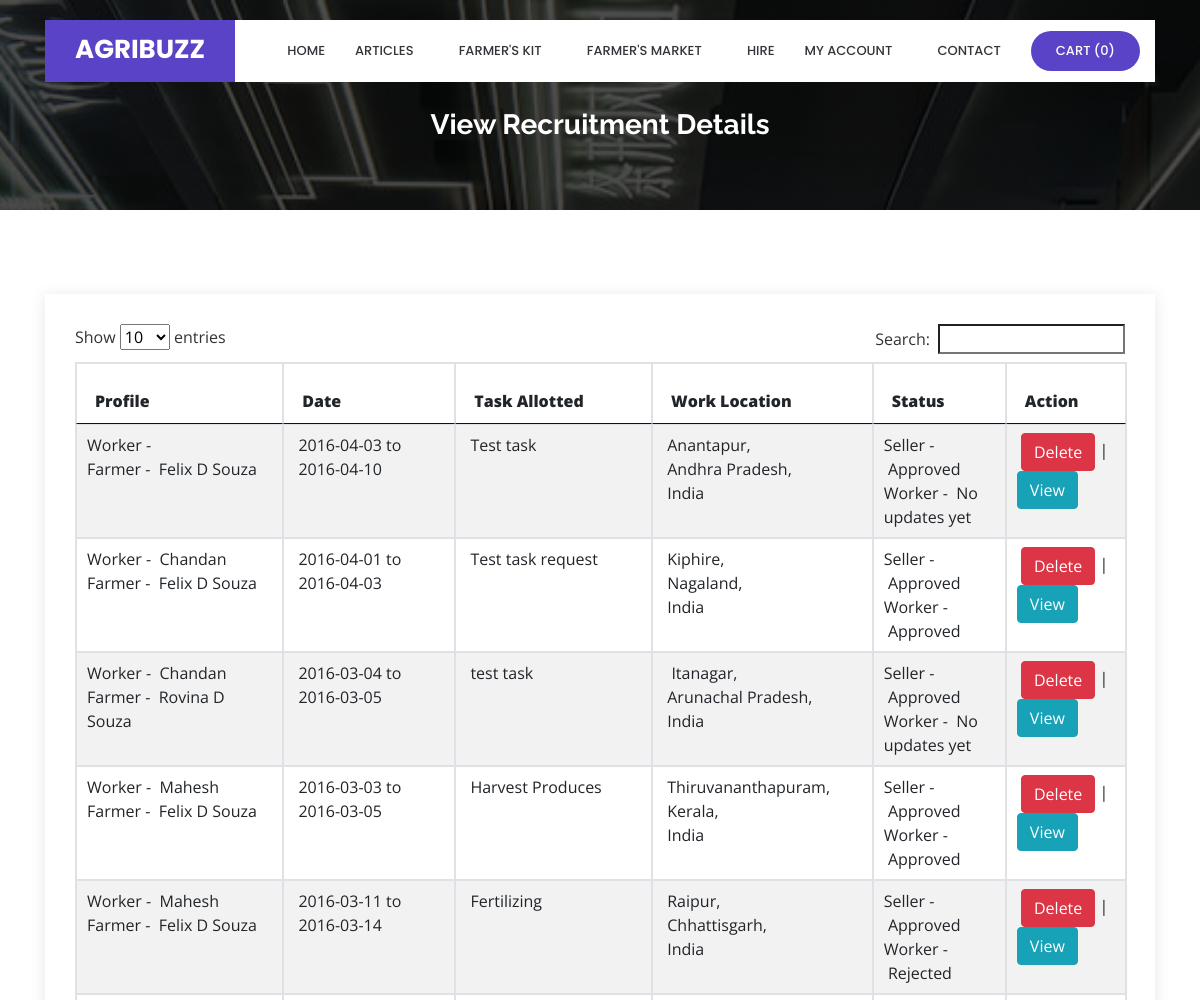
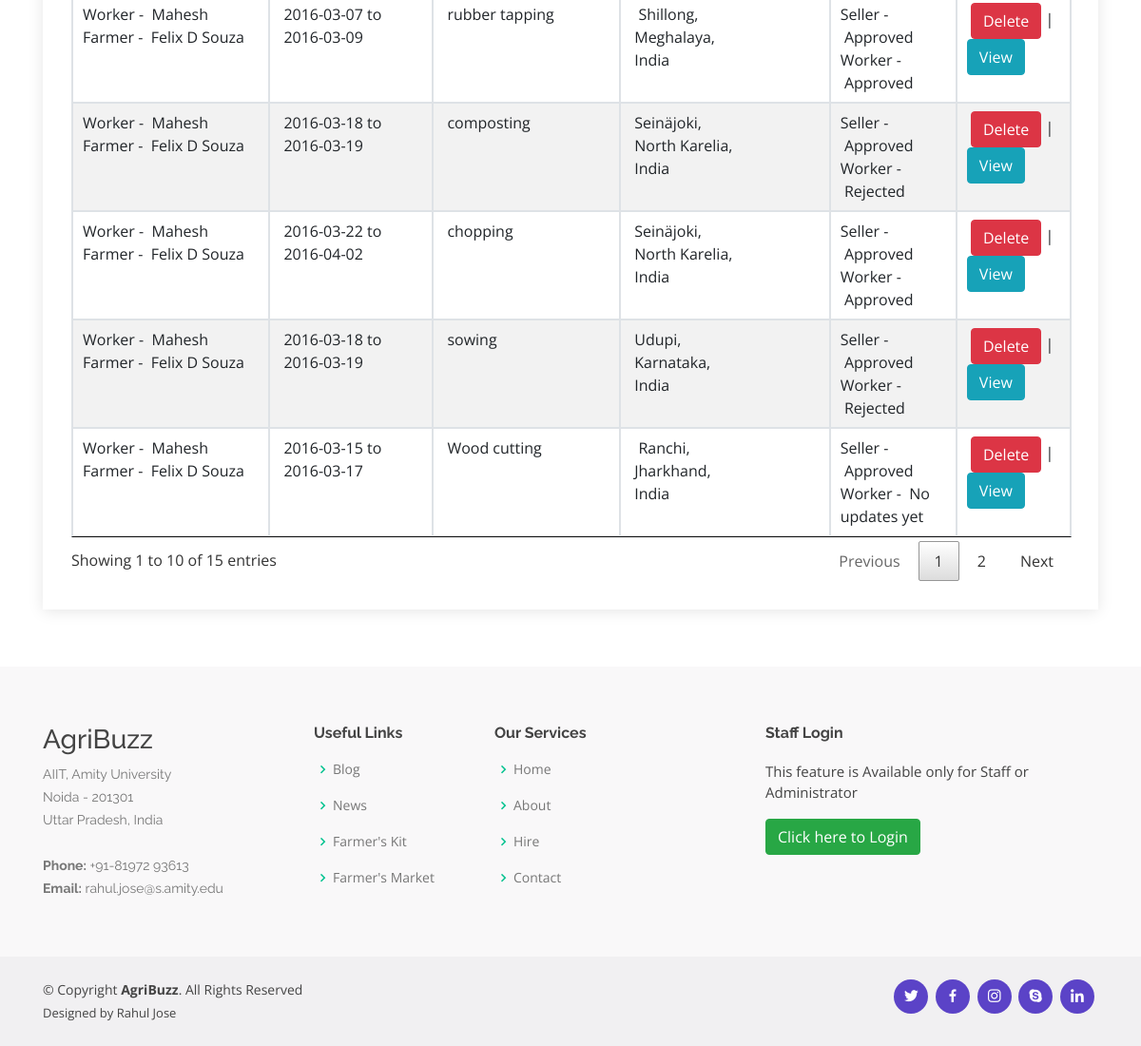
The page /viewworkerrequest.php on the database its author committed (2 pictures, top to bottom).
### tables this page shows
CREATE TABLE `worker_request` (
  `worker_request_id` int(10) NOT NULL,
  `worker_id` int(10) NOT NULL,
  `seller_id` int(10) NOT NULL,
  `from_date` date NOT NULL,
  `to_date` date NOT NULL,
  `task` text NOT NULL,
  `country_id` int(10) NOT NULL,
  `state_id` int(10) NOT NULL,
  `city_id` int(10) NOT NULL,
  `salary` float(10,2) NOT NULL,
  `salary_type` varchar(20) NOT NULL,
  `seller_status` varchar(20) NOT NULL,
  `worker_status` varchar(20) NOT NULL,
  `seller_comment` text NOT NULL,
  `worker_comment` text NOT NULL
);

CREATE TABLE `worker` (
  `worker_id` int(10) NOT NULL,
  `name` varchar(50) NOT NULL,
  `address` text NOT NULL,
  `state_id` int(10) NOT NULL,
  `city_id` int(10) NOT NULL,
  `country_id` int(10) NOT NULL,
  `pincode` varchar(10) NOT NULL,
  `work_profile` text NOT NULL,
  `biodata` varchar(100) NOT NULL,
  `contactno` varchar(15) NOT NULL,
  `date_of_birth` date NOT NULL,
  `login_id` varchar(100) NOT NULL,
  `password` varchar(100) NOT NULL,
  `expected_salary` float(10,2) NOT NULL,
  `status` varchar(10) NOT NULL
);

CREATE TABLE `seller` (
  `seller_id` int(10) NOT NULL,
  `seller_name` varchar(25) NOT NULL,
  `seller_address` text NOT NULL,
  `state_id` int(10) NOT NULL,
  `country_id` int(10) NOT NULL,
  `city_id` int(10) NOT NULL,
  `pincode` varchar(10) NOT NULL,
  `contact_number` varchar(15) NOT NULL,
  `mobile_no` varchar(10) NOT NULL,
  `email_id` varchar(50) NOT NULL,
  `password` varchar(25) NOT NULL,
  `bank_name` varchar(50) NOT NULL,
  `bank_branch` varchar(50) NOT NULL,
  `bank_IFSC` varchar(25) NOT NULL,
  `bank_acno` varchar(25) NOT NULL,
  `status` varchar(10) NOT NULL
);

CREATE TABLE `city` (
  `city_id` int(10) NOT NULL,
  `country_id` int(10) NOT NULL,
  `state_id` int(10) NOT NULL,
  `city` varchar(25) NOT NULL,
  `description` text NOT NULL,
  `status` varchar(10) NOT NULL
);

CREATE TABLE `state` (
  `state_id` int(10) NOT NULL,
  `country_id` int(10) NOT NULL,
  `state` varchar(25) NOT NULL,
  `description` text NOT NULL,
  `status` varchar(10) NOT NULL
);

CREATE TABLE `country` (
  `country_id` int(10) NOT NULL,
  `country` varchar(25) NOT NULL,
  `description` text NOT NULL,
  `status` varchar(10) NOT NULL
);

### viewworkerrequest.php (the view, shortened to what this page needs)
<?php
include("header.php");
include("dbconnection.php");
?>
  <main id="main">
    <section id="cta" class="cta">
      <div class="container">
        <div class="text-center" data-aos="zoom-in">
		<br><br>
          <h3>View Recruitment Details</h3>
        </div>
      </div>
    </section>
    <section id="contact" class="contact">
      <div class="container">
        <div class="row">
          <div class="col-lg-12" data-aos="fade-up" data-aos-delay="100">
            <div class="info mt-4 ">
<?php
		  $sql = "SELECT * FROM worker_request";
		  $qsql = mysqli_query($con,$sql);
							if(mysqli_num_rows($qsql)  == 0)
									{
										echo "<center>There is no Worker Request to display!!</center>";
									}
									else
									{
										?>
							<table ID="datatable" class="table table-striped table-bordered"  style="width:100%">
								<THEAD>
							  <tr>
						        <th width="192" height="39"><strong>Profile</strong>
						        <th width="153" height="39"><strong>Date</strong>
						        <th width="175"><strong>Task Allotted</strong></th>
						        <th width="189"><strong>Work Location</strong></th>
						        <th width="102"><strong>Status</strong></th>
                               <?php
								  	if(!isset($_SESSION['sellerid']))
									{
								?>
                                <th width="86"><strong>Action</strong></td>
                               <?php
									}
									else
									{
								?>
                                <th width="86"><strong>View</strong></td>
                               <?php
									}
								?>
						      </tr>
								</THEAD>
								<TBODY>
                              <?php
							  while($rs = mysqli_fetch_array($qsql))
							  {
								  $sqlcountry = "SELECT * FROM country WHERE country_id='$rs[country_id]'";
								  $qsqlcountry = mysqli_query($con,$sqlcountry);
								  $rscountry = mysqli_fetch_array($qsqlcountry);
								  $sqlstate = "SELECT * FROM state WHERE state_id='$rs[state_id]'";
								  $qsqlstate = mysqli_query($con,$sqlstate);
								  $rsstate = mysqli_fetch_array($qsqlstate);
								  $sqlcity = "SELECT * FROM city WHERE city_id='$rs[city_id]'";
								  $qsqlcity = mysqli_query($con,$sqlcity);
								  $rscity = mysqli_fetch_array($qsqlcity);
								  $sqlworker = "SELECT * FROM worker WHERE worker_id='$rs[worker_id]'";
								  $qsqlworker = mysqli_query($con,$sqlworker);
								  $rsworker = mysqli_fetch_array($qsqlworker);
								  $sqlseller = "SELECT * FROM seller WHERE seller_id='$rs[seller_id]'";
								  $qsqlseller = mysqli_query($con,$sqlseller);
								  $rsseller = mysqli_fetch_array($qsqlseller);
							  echo "
						      <tr>
						        <td> Worker - &nbsp;$rsworker[name]<br>
Farmer - &nbsp;$rsseller[seller_name]</td>
						        <td>&nbsp;$rs[from_date]"." to " ." &nbsp;$rs[to_date]</td>
						        <td>&nbsp;$rs[task]</td>
						        <td>&nbsp;$rscity[city],<br>"."&nbsp;$rsstate[state],<br>"."&nbsp;$rscountry[country]"." </td>
						        <td>Seller - &nbsp;";
								if($rs['seller_status'] == "")
								{
									echo "No updates yet";
								}
								else
								{
									echo $rs['seller_status'];
								}
								echo "<br>Worker - &nbsp;";
								if($rs['worker_status'] == "")
								{
									echo "No updates yet";
								}
								else
								{
									echo $rs['worker_status'];
								}
								echo "</td>";
									if(isset($_SESSION['sellerid']))
									{
$dt = date("Y-m-d");
$date1 = new DateTime($dt);
$date2 = new DateTime($rs['to_date']);
								   echo  "<td>";
								   if($date2 > $date1)
								   {
								   echo "<a href='workerrequest.php?editid=$rs[worker_request_id]' class='btn btn-primary' style='width: 100%;'>Edit</a> ";
								   }
								   echo "<a href='viewworkerrequestdetailed.php?viewid=$rs[worker_request_id]' class='btn btn-info' style='width: 100%;'>View</a></td></tr>";
									}
									else if(isset($_SESSION['workerid']))
									{
								   echo " <td><a href='viewworkerrequestdetailed.php?viewid=$rs[worker_request_id]'>View</a></td></tr>";
									}
									else
									{
								   echo " <td>&nbsp;";
								   echo "<a href='viewworkerrequest.php?deleteid=$rs[worker_request_id]' onclick='return delconfirm()' class='btn btn-danger'>Delete</a> | <a href='viewworkerrequestdetailed.php?viewid=$rs[worker_request_id]' class='btn btn-info'>View</a></td></tr>";
									}
							  }
							  ?>
								</TBODY>
						  </table>
						<?php
						 }
						?>
            </div>
		  </div>
        </div>
      </div>
    </section>
  </main>
<?php
include("footer.php");
?>

### assets/css/style.css (style rules this page uses)
body { font-family: "Open Sans", sans-serif; color: #444444; }
a { color: #5b43c7; }
h1, h2, h3, h4, h5, h6 { font-family: "Raleway", sans-serif; }
section { padding: 60px 0; overflow: hidden; }
.cta { background: linear-gradient(rgba(2, 2, 2, 0.7), rgba(0, 0, 0, 0.7)), url("../img/cta-bg.jpg") fixed center center; background-size: cover; padding: 60px 0; }
.cta h3 { color: #fff; font-size: 28px; font-weight: 700; }
.contact .info { padding: 30px; width: 100%; background: #fff; box-shadow: 0px 2px 15px rgba(0, 0, 0, 0.1); }

### rows shown on the page
worker_request: worker.name "Mahesh", seller.seller_name "Felix D Souza", from_date "2016-03-03", to_date "2016-03-05", task "Harvest Produces", city.city "Thiruvananthapuram", state.state "Kerala", country.country "India", seller_status "Approved", worker_status "Approved"
worker_request: worker.name "Mahesh", seller.seller_name "Felix D Souza", from_date "2016-03-11", to_date "2016-03-14", task "Fertilizing", city.city "Raipur", state.state "Chhattisgarh", country.country "India", seller_status "Approved", worker_status "Rejected"
worker_request: worker.name "Chandan", seller.seller_name "Rovina D Souza", from_date "2016-03-04", to_date "2016-03-05", task "test task", city.city "Itanagar", state.state "Arunachal Pradesh", country.country "India", seller_status "Approved", worker_status "No updates yet"
worker_request: worker.name "Mahesh", seller.seller_name "Felix D Souza", from_date "2016-03-07", to_date "2016-03-09", task "rubber tapping", city.city "Shillong", state.state "Meghalaya", country.country "India", seller_status "Approved", worker_status "Approved"
worker_request: worker.name "Mahesh", seller.seller_name "Felix D Souza", from_date "2016-03-18", to_date "2016-03-19", task "composting", city.city "Seinäjoki", state.state "North Karelia", country.country "India", seller_status "Approved", worker_status "Rejected"
worker_request: worker.name "Mahesh", seller.seller_name "Felix D Souza", from_date "2016-03-22", to_date "2016-04-02", task "chopping", city.city "Seinäjoki", state.state "North Karelia", country.country "India", seller_status "Approved", worker_status "Approved"
worker_request: worker.name "Mahesh", seller.seller_name "Felix D Souza", from_date "2016-03-18", to_date "2016-03-19", task "sowing", city.city "Udupi", state.state "Karnataka", country.country "India", seller_status "Approved", worker_status "Rejected"
worker_request: worker.name "Mahesh", seller.seller_name "Felix D Souza", from_date "2016-03-15", to_date "2016-03-17", task "Wood cutting", city.city "Ranchi", state.state "Jharkhand", country.country "India", seller_status "Approved", worker_status "No updates yet"
worker_request: seller.seller_name "Felix D Souza", from_date "2016-04-03", to_date "2016-04-10", task "Test task", city.city "Anantapur", state.state "Andhra Pradesh", country.country "India", seller_status "Approved", worker_status "No updates yet"
worker_request: worker.name "Chandan", seller.seller_name "Felix D Souza", from_date "2016-04-01", to_date "2016-04-03", task "Test task request", city.city "Kiphire", state.state "Nagaland", country.country "India", seller_status "Approved", worker_status "Approved"

### other values the page prints
mysqli_num_rows($qsqlproduct_purchase_record) "0"
